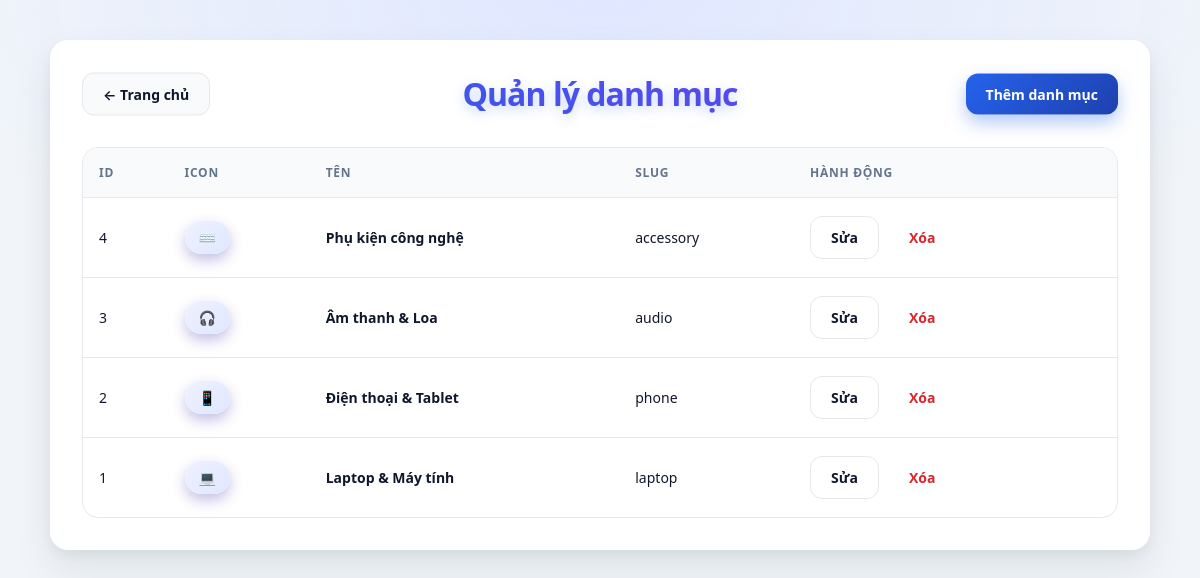
Screenshot of /admin/categories.php (signed in) with the database file from the repository.
### tables this page shows
CREATE TABLE `categories` (
  `id` int(10) UNSIGNED NOT NULL,
  `name` varchar(100) NOT NULL,
  `slug` varchar(100) NOT NULL,
  `icon` varchar(10) DEFAULT '?'
);

### admin/categories.php (the view, shortened to what this page needs)
<?php
$pdo = getDB();
$categories = $pdo->query("SELECT * FROM categories ORDER BY id DESC")->fetchAll();
?>
<!DOCTYPE html>
<html lang="vi">
<head>
</head>
<body>
    <div class="container">
        <div class="header">
            <a href="/bainhom/admin/index.php" class="btn btn-back-home">
                ← Trang chủ
            </a>
            <h1 class="page-title">Quản lý danh mục</h1>
            <a href="/bainhom/admin/category_add.php" class="btn btn-add add-btn">
                Thêm danh mục
            </a>
        </div>
        <table>
            <thead>
                <tr>
                    <th>ID</th>
                    <th>Icon</th>
                    <th>Tên</th>
                    <th>Slug</th>
                    <th>Hành động</th>
                </tr>
            </thead>
            <tbody>
                <?php foreach ($categories as $cat): ?>
                    <tr>
                        <td><?= $cat['id'] ?></td>
                        <td><span class="icon"><?= $cat['icon'] ?></span></td>
                        <td><strong><?= htmlspecialchars($cat['name']) ?></strong></td>
                        <td><?= htmlspecialchars($cat['slug']) ?></td>
                        <td>
                            <div class="actions">
                                <a href="/bainhom/admin/category_edit.php?id=<?= $cat['id'] ?>" class="btn btn-edit">Sửa</a>
                                <a href="?action=delete&id=<?= $cat['id'] ?>" class="btn btn-delete"
                                    onclick="return confirm('Xóa danh mục này?')">
                                    Xóa
                                </a>
                            </div>
                        </td>
                    </tr>
                <?php endforeach; ?>
            </tbody>
        </table>
    </div>
</body>
</html>

### admin/categories.php (style rules this page uses)
:root { --bg: #f1f5f9; --card: #ffffff; --text: #0f172a; --muted: #64748b; --border: #e5e7eb; --primary: #2563eb; --primary-dark: #1d4ed8; --danger: #dc2626; }
* { box-sizing: border-box }
body { margin: 0; padding: 40px; font-family: system-ui, -apple-system, Segoe UI, Roboto, sans-serif; background: radial-gradient(1200px 500px at top, #e0e7ff 0%, transparent 60%), var(--bg); color: var(--text); }
.container { max-width: 1100px; margin: auto; background: var(--card); border-radius: 18px; padding: 32px; box-shadow: 0 20px 40px rgba(15, 23, 42, .08), 0 6px 12px rgba(15, 23, 42, .05); transition: .25s ease; }
.header { position: relative; margin-bottom: 32px; }
.page-title { text-align: center; font-size: 32px; font-weight: 800; letter-spacing: -0.03em; margin: 0; font-family: system-ui, -apple-system, Segoe UI, Roboto, sans-serif; background: linear-gradient(135deg, #2563eb, #7c3aed); -webkit-background-clip: text; -webkit-text-fill-color: transparent; text-shadow: 0 4px 12px rgba(37, 99, 235, .25); }
.add-btn { position: absolute; right: 0; top: 50%; transform: translateY(-50%); }
.btn { padding: 11px 20px; border-radius: 12px; font-size: 14px; font-weight: 600; border: none; cursor: pointer; text-decoration: none; display: inline-flex; align-items: center; gap: 6px; transition: .18s ease; }
.btn-add { background: linear-gradient(135deg, var(--primary), #1e40af); color: #fff; box-shadow: 0 8px 18px rgba(37, 99, 235, .35); }
.btn-edit { background: #fff; border: 1px solid var(--border); color: var(--text); }
.btn-delete { background: none; color: var(--danger); }
.btn-back-home { position: absolute; left: 0; top: 50%; transform: translateY(-50%); background: #f8fafc; border: 1px solid var(--border); color: var(--text); }
table { width: 100%; border-collapse: separate; border-spacing: 0; border: 1px solid var(--border); border-radius: 16px; overflow: hidden; }
thead { background: #f8fafc; }
th { padding: 16px; text-align: left; font-size: 12px; text-transform: uppercase; letter-spacing: .06em; color: var(--muted); }
td { padding: 18px 16px; border-top: 1px solid var(--border); font-size: 14px; transition: .18s ease; }
tbody tr { transition: .22s ease; }
.icon { display: inline-flex; align-items: center; justify-content: center; padding: 7px 14px; border-radius: 999px; background: linear-gradient(135deg, #eef2ff, #e0e7ff); color: #3730a3; font-weight: 600; box-shadow: 0 6px 14px rgba(55, 48, 163, .3); }
.actions { display: flex; gap: 10px; }

### rows the page displays
categories: id "4", icon "⌨️", name "Phụ kiện công nghệ", slug "accessory"
categories: id "3", icon "🎧", name "Âm thanh & Loa", slug "audio"
categories: id "2", icon "📱", name "Điện thoại & Tablet", slug "phone"
categories: id "1", icon "💻", name "Laptop & Máy tính", slug "laptop"
